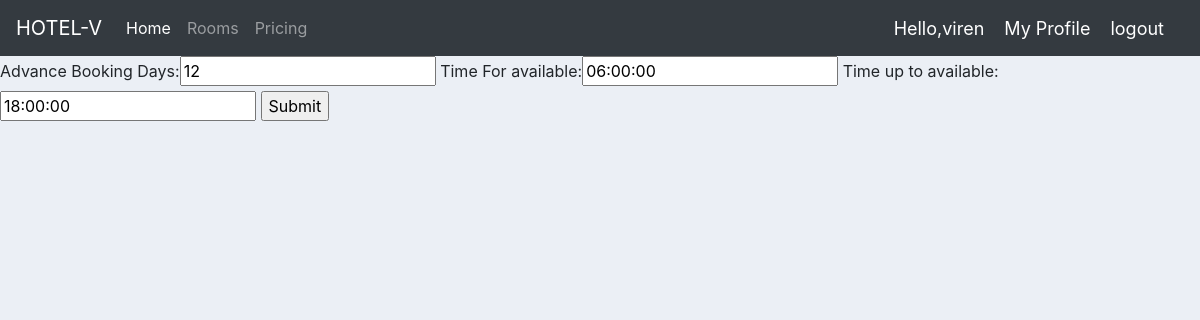
Screenshot of /dashbord/rooms/available/updatetime/1 (signed in) with the database file from the repository.
### account/models.py (models this page shows)
class Available(models.Model):
    Advance_Booking_Days=models.IntegerField(null=True)
    Time_For_available=models.TimeField(default=timezone.now,null=True)
    Time_up_to_available=models.TimeField(default=timezone.now,null=True)

### account/views.py (the view)
# urls.py: path('dashbord/rooms/available/updatetime/<str:pk>', views.updatetime, name='updatetime'),
def updatetime(request,pk):
    time=Available.objects.get(id=pk)
    form=AvailableForm(instance=time)
    if request.method=='POST':
        form=AvailableForm(request.POST,instance=time)
        if form.is_valid:
            form.save()
            return redirect('available')
    context={'form':form}
    return render(request,'account/updatetime.html',context)

### account/forms.py
class AvailableForm(ModelForm):
    class Meta:
        model=Available
        fields='__all__'

### templates/account/updatetime.html (shortened to what this page needs)
{% extends 'account/main.html' %}
{% load static%}
{% block content%}
<form  action="" method="post">
  {{form}}
  <input type="submit" name="submit">
</form>
{% endblock%}

### templates/account/navbar.html (shortened to what this page needs)
{% load static%}
<nav class="navbar navbar-expand-lg navbar-dark bg-dark">
  <a class="navbar-brand" href="#">HOTEL-V</a>
  <div class="collapse navbar-collapse" id="navbarNav">
    <ul class="navbar-nav">
      <li class="nav-item active">
        <a class="nav-link" href="{% url 'dashbord' %}">Home<span class="sr-only">(current)</span></a>
      </li>
      <li class="nav-item">
        <a class="nav-link" href="{% url 'rooms' %}">Rooms</a>
      </li>
      <li class="nav-item">
        <a class="nav-link" href="#">Pricing</a>
      </li>
    </ul>
  </div>
  <span class="hello-msg">Hello,{{request.user}}</span>
  <span><a class="hello-msg" href="{% url 'myprofile' %}">My Profile</a></span>
  <span><a class="hello-msg" href="{% url 'logout' %}">logout</a></span>
</nav>

### static/css/main.css (style rules this page uses)
body { background-color: #ebeff5; }

### templates/account/navbar.html (style rules this page uses)
.hello-msg { font-size: 18px; color: #fff; margin-right: 20px; }

### rows the page displays
Available: Advance_Booking_Days "12", Time_For_available "06:00:00", Time_up_to_available "18:00:00"

### other values shown
{{ request.user }} "viren"
